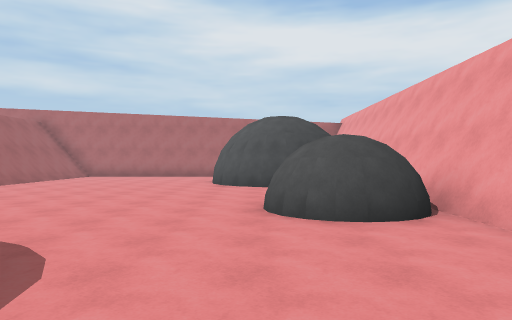
[1] (above)

15 first-person views from a walk through a 3-D level made in the Unity game engine. The camera is 1.5 m above the floor, looks level and sees 70° across. The floor is counted in squares, 2 m on a side. Each view is taken from the middle of a square. On the plan, view 1 faces up. The plan holds only what a view shows up to about 11 squares ahead; the rest is blank. The place goes on beyond the plan. The player character is not drawn.

[2]
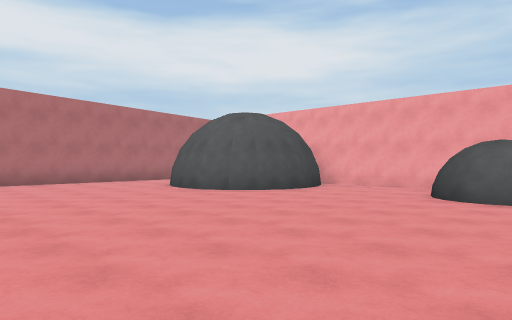

[3]
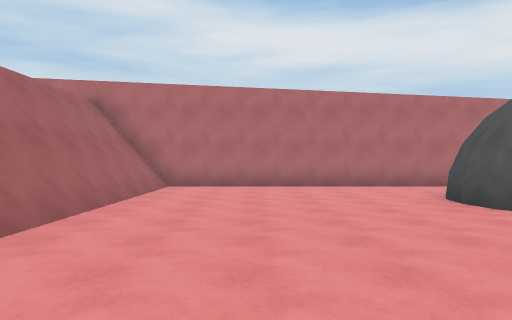

[4]
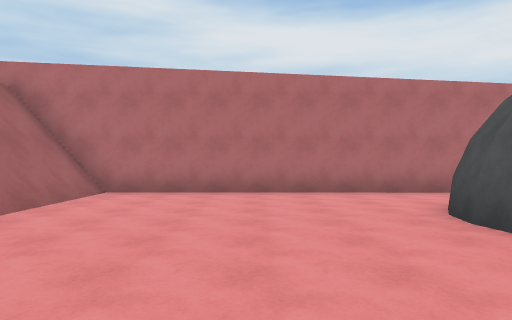

[5]
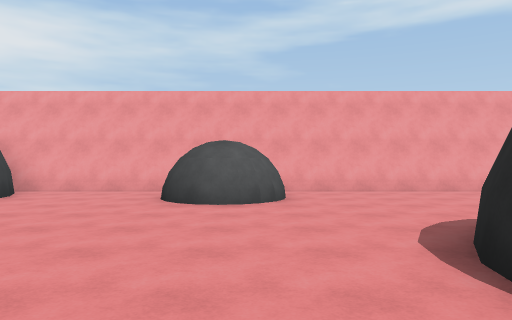

[6]
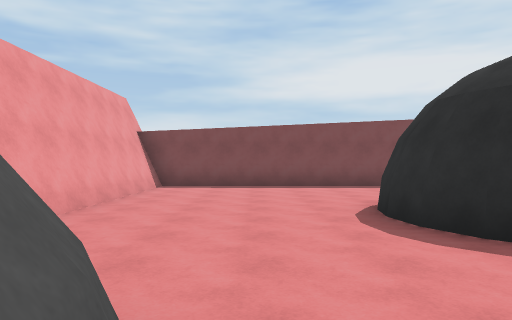

[7]
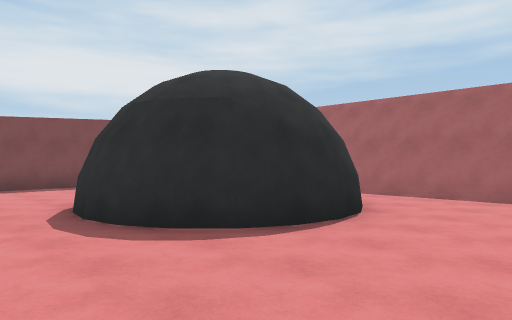

[8]
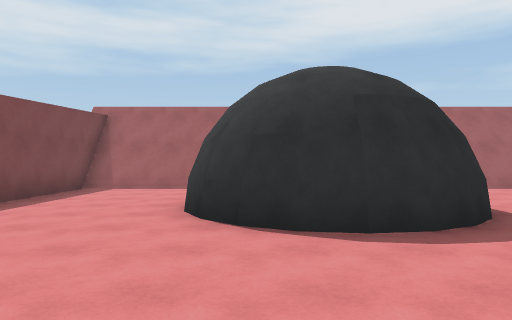

[9]
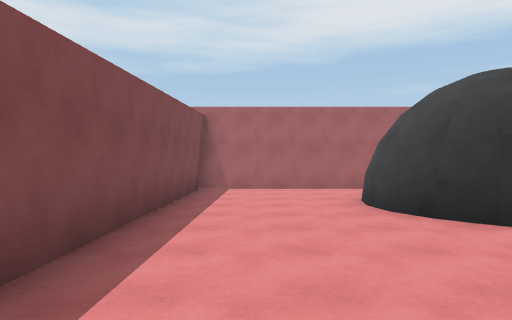

[10]
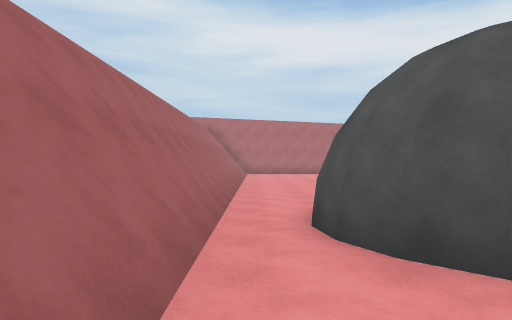

[11]
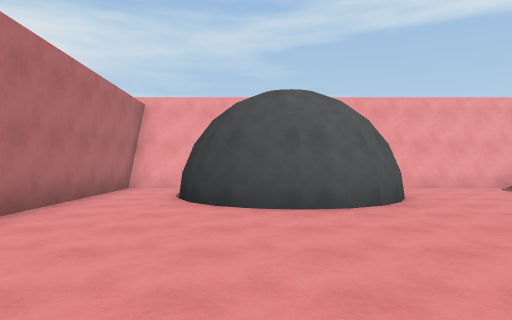

[12]
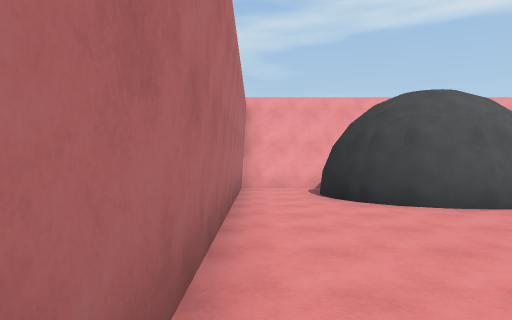

[13]
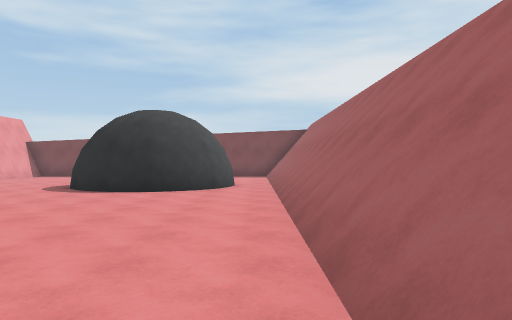

[14]
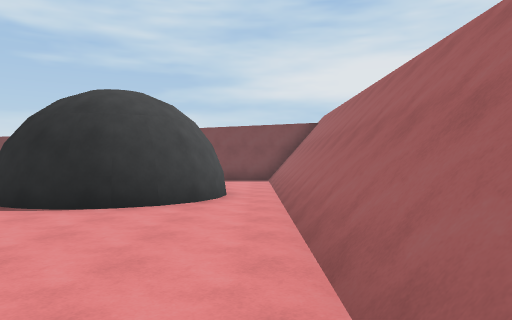

[15]
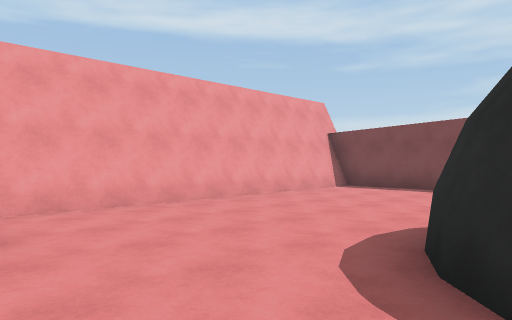

### Floor plan
Points are (right, up) in squares from view 1. A wall is a line through its corners. A room is listed if a view was taken in it or the views show most of it. See-through windows are left out.
Room 1 (views 1, 2, 3, 4, 5, 6, 7, 8, 9, 10, 11, 12, 13, 14, 15)
walls: (1, 4.5) (0.8, 4.6) (0.4, 5); (1.2, 4.5) (0.8, 4.6); (1.5, 4.7) (0.9, 4.8) (0.5, 5.2); (1.7, 4.6) (1.3, 4.5) (0.7, 4.8) (0.4, 5.4); (-0.4, 10.4) (-1, 11) (-1.3, 11.6) (-1.4, 12.3) (-1.3, 13) (-1, 13.6) (-0.4, 14.2) (0.1, 14.4) (0.9, 14.6); (2.4, 5) (2.1, 4.7) (1.7, 4.5); (2.2, 10.5) (1.6, 10.1) (0.9, 10) (0.4, 10.1); (-5.3, -0.7) (-5.9, -0.1) (-6.2, 0.4) (-6.3, 1.1) (-6.2, 1.8) (-5.9, 2.5) (-5.3, 3) (-4.8, 3.3) (-4.1, 3.4) (-3.3, 3.3) (-2.7, 3) (-2.2, 2.5) (-1.9, 1.8) (-1.8, 1.1) (-1.9, 0.4) (-2.2, -0.2) (-2.7, -0.7) (-3.4, -1) (-3.9, -1.1) (-4.9, -0.9); (3, 13.9) (3, 16.4); (-7.9, 16.4) (-7.9, -4.6); (2.8, 16.4) (-8.1, 16.4) (-8.1, -4.5) (2.8, -4.5); (3, -4.5) (3, 11.4)
low walls: (2.8, 14.1) (2.8, 16.4); (-7.7, 16.5) (-7.7, -4.6); (2.8, -4.5) (2.8, 10.9)

Where each view was taken, in squares from view 1:
view 1: 0 up, 0 right, facing up
view 2: 4 up, 7 left, facing up-right
view 3: 6 up, 5 left, facing up
view 4: 8 up, 4 left, facing up
view 5: 5 up, 6 left, facing right
view 6: 6 up, 0 right, facing down
view 7: 6 up, 0 right, facing down-left
view 8: 0 up, 2 right, facing left
view 9: 3 down, 2 right, facing left
view 10: 3 down, 7 left, facing up
view 11: 13 up, 7 left, facing right
view 12: 16 up, 7 left, facing right
view 13: 12 up, 7 left, facing down
view 14: 9 up, 7 left, facing down
view 15: 5 up, 3 left, facing down-right
